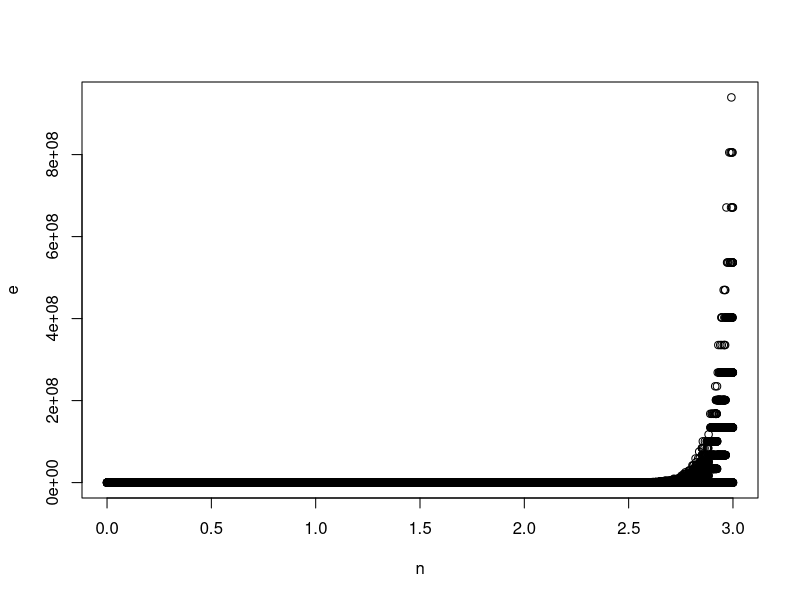

The R source for this figure:
q_test <- function(x) ((x^51)-1)/(x-1)
horner <- function(x, coeficientes) {
  acumulado <- 1
  multiplicaciones <- 0
  for(i in 1:length(coeficientes)){
    acumulado = (acumulado * x) + coeficientes[i]
    multiplicaciones = multiplicaciones + 1
  }
  cat("Algoritmo completado con ", multiplicaciones, " multiplicaciones: ", acumulado, "\n")
  return(acumulado)
}
h_test <- function(x) horner(x, rep(1, 50))
test <- function(floor, roof, step){
  e <- seq(floor, roof, step)
  n <- seq(floor, roof, step)
  for(i in 1:length(n)){
    e[i] <- abs(q_test(n[i]) - h_test(n[i]))
  }
  plot(n, e)
}
test(0, 3, 0.0001)
